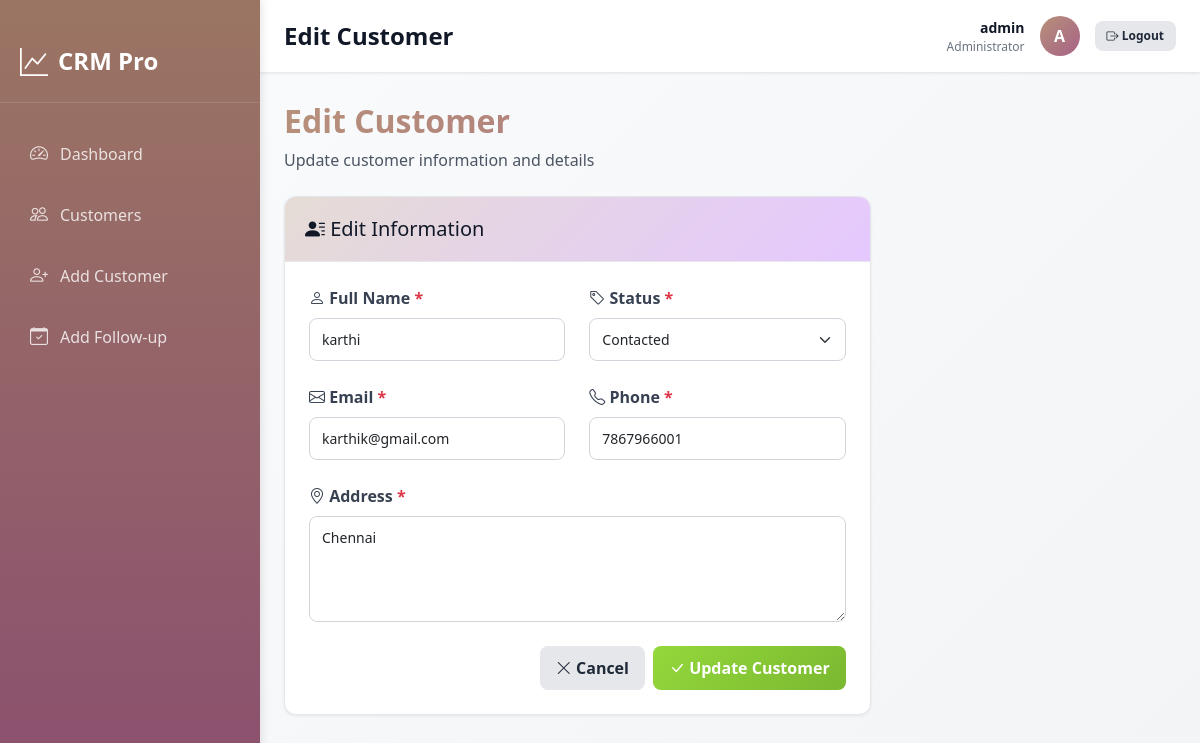
Screenshot of /customers/2/edit/ (signed in) with the database file from the repository.
### myapp/models.py (models this page shows, shortened)
class Customer(models.Model):
    STATUS_CHOICES = [
        ('new', 'New'),
        ('contacted', 'Contacted'),
        ('converted', 'Converted'),
        ('lost', 'Lost'),
    ]
    name = models.CharField(max_length=100)
    phone = models.CharField(max_length=20)
    email = models.EmailField()
    address = models.TextField()
    status = models.CharField(max_length=20, choices=STATUS_CHOICES, default='new')
    created_at = models.DateTimeField(auto_now_add=True)
    class Meta:
        ordering = ['-created_at']

### myapp/views.py (the view, shortened to what this page needs)
# urls.py: path('customers/<int:pk>/edit/', views.customer_edit, name='customer_edit'),
@login_required(login_url='login')
@require_http_methods(['GET', 'POST'])
def customer_edit(request, pk):
    customer = get_object_or_404(Customer, pk=pk)
    context = {
        'customer': customer,
        'status_choices': Customer.STATUS_CHOICES,
        'is_edit': True,
    }
    return render(request, 'myapp/customer_form.html', context)

### myapp/templates/myapp/customer_form.html (shortened to what this page needs)
{% extends 'myapp/base.html' %}
{% block header_title %}{% if is_edit %}Edit Customer{% else %}New Customer{% endif %}{% endblock %}
{% block content %}
<div class="page-header mb-4">
    <h1>{% if is_edit %}Edit Customer{% else %}Add New Customer{% endif %}</h1>
    <p>{% if is_edit %}Update customer information and details{% else %}Create a new customer record{% endif %}</p>
</div>
<div class="row">
    <div class="col-lg-8">
        <div class="card">
            <div class="card-header">
                <h5 class="mb-0">
                    <i class="bi bi-person-lines-fill"></i>
                    {% if is_edit %}Edit Information{% else %}Customer Details{% endif %}
                </h5>
            </div>
            <div class="card-body">
                <form method="post">
                    <div class="row mb-4">
                        <div class="col-md-6">
                            <label for="name" class="form-label">
                                <i class="bi bi-person"></i> Full Name
                                <span class="text-danger">*</span>
                            </label>
                            <input type="text" class="form-control" id="name" name="name"
                                   value="{{ customer.name }}" placeholder="Enter full name" required>
                        </div>
                        <div class="col-md-6">
                            <label for="status" class="form-label">
                                <i class="bi bi-tag"></i> Status
                                <span class="text-danger">*</span>
                            </label>
                            <select class="form-select" id="status" name="status" required>
                                {% for value, label in status_choices %}
                                <option value="{{ value }}" {% if customer.status == value %}selected{% endif %}>
                                    {{ label }}
                                </option>
                                {% endfor %}
                            </select>
                        </div>
                    </div>
                    <div class="row mb-4">
                        <div class="col-md-6">
                            <label for="email" class="form-label">
                                <i class="bi bi-envelope"></i> Email
                                <span class="text-danger">*</span>
                            </label>
                            <input type="email" class="form-control" id="email" name="email"
                                   value="{{ customer.email }}" placeholder="Enter email address" required>
                        </div>
                        <div class="col-md-6">
                            <label for="phone" class="form-label">
                                <i class="bi bi-telephone"></i> Phone
                                <span class="text-danger">*</span>
                            </label>
                            <input type="tel" class="form-control" id="phone" name="phone"
                                   value="{{ customer.phone }}" placeholder="Enter phone number" required>
                        </div>
                    </div>
                    <div class="mb-4">
                        <label for="address" class="form-label">
                            <i class="bi bi-geo-alt"></i> Address
                            <span class="text-danger">*</span>
                        </label>
                        <textarea class="form-control" id="address" name="address" rows="4"
                                  placeholder="Enter complete address" required>{{ customer.address }}</textarea>
                    </div>
                    <div class="d-flex gap-2 justify-content-end">
                        <a href="{% if is_edit %}{% url 'customer_detail' customer.pk %}{% else %}{% url 'customer_list' %}{% endif %}"
                           class="btn btn-secondary">
                            <i class="bi bi-x-lg"></i> Cancel
                        </a>
                        <button type="submit" class="btn btn-success">
                            <i class="bi bi-check-lg"></i>
                            {% if is_edit %}Update Customer{% else %}Create Customer{% endif %}
                        </button>
                    </div>
                </form>
            </div>
        </div>
    </div>
</div>
{% endblock %}

### myapp/templates/myapp/base.html (shortened to what this page needs)
<!DOCTYPE html>
<html lang="en">
<head>
    <link href="https://cdn.jsdelivr.net/npm/bootstrap@5.3.0/dist/css/bootstrap.min.css" rel="stylesheet">
    <link rel="stylesheet" href="https://cdn.jsdelivr.net/npm/bootstrap-icons@1.11.0/font/bootstrap-icons.css">
</head>
<body>
    <aside class="sidebar" id="sidebar">
        <div class="sidebar-brand">
            <i class="bi bi-graph-up"></i>
            <span>CRM Pro</span>
        </div>
        <ul class="nav flex-column">
            {% if user.is_authenticated %}
            <li class="nav-item">
                <a class="nav-link {% if request.resolver_match.url_name == 'dashboard' %}active{% endif %}"
                    href="{% url 'dashboard' %}">
                    <i class="bi bi-speedometer2"></i>
                    <span>Dashboard</span>
                </a>
            </li>
            <li class="nav-item">
                <a class="nav-link {% if request.resolver_match.url_name == 'customer_list' %}active{% endif %}"
                    href="{% url 'customer_list' %}">
                    <i class="bi bi-people"></i>
                    <span>Customers</span>
                </a>
            </li>
            <li class="nav-item">
                <a class="nav-link {% if request.resolver_match.url_name == 'customer_add' %}active{% endif %}"
                    href="{% url 'customer_add' %}">
                    <i class="bi bi-person-plus"></i>
                    <span>Add Customer</span>
                </a>
            </li>
            <li class="nav-item">
                <a class="nav-link {% if request.resolver_match.url_name == 'followup_add' %}active{% endif %}"
                    href="{% url 'followup_add' %}">
                    <i class="bi bi-calendar-check"></i>
                    <span>Add Follow-up</span>
                </a>
            </li>
            {% endif %}
        </ul>
    </aside>
    <header class="top-header">
        <div class="header-content">
            <div class="d-flex align-items-center gap-3">
                <h2 class="header-title mb-0">{% block header_title %}CRM System{% endblock %}</h2>
            </div>
            <div class="user-profile">
                {% if user.is_authenticated %}
                <div class="user-info">
                    <div class="user-name">{{ user.first_name|default:user.username }}</div>
                    <div class="user-role">Administrator</div>
                </div>
                <div class="user-avatar">{{ user.username|first|upper }}</div>
                <a href="{% url 'logout' %}" class="btn btn-secondary btn-sm">
                    <i class="bi bi-box-arrow-right"></i> Logout
                </a>
                {% else %}
                <a href="{% url 'login' %}" class="btn btn-primary btn-sm">
                    <i class="bi bi-box-arrow-in-right"></i> Login
                </a>
                {% endif %}
            </div>
        </div>
    </header>
    <main>
        {% block content %}{% endblock %}
    </main>
</body>
</html>

### myapp/templates/myapp/base.html (style rules this page uses)
* { margin: 0; padding: 0; box-sizing: border-box; }
:root { --primary: #b7917a; --primary-dark: #9b7563; --primary-light: #e5dcd5; --secondary: #a76286; --secondary-dark: #8b4f6f; --secondary-light: #d9a8c4; --accent: #cb9af7; --accent-dark: #b37fd9; --accent-light: #e5c8ff; --background: #94d83b; --background-dark: #7ab830; --background-light: #c8f77d; --success: #94d83b; --warning: #f59e0b; --danger: #ef4444; --info: #06b6d4; --dark: #1f2937; --light: #f9fafb; --gray-50: #f9fafb; --gray-100: #f3f4f6; --gray-200: #e5e7eb; --gray-300: #d1d5db; --gray-400: #9ca3af; --gray-500: #6b7280; --gray-600: #4b5563; --gray-700: #374151; --gray-800: #1f2937; --gray-900: #111827; }
html, body { height: 100%; }
body { background: linear-gradient(135deg, #f9fafb 0%, #faf8f3 100%); color: var(--gray-800); font-family: 'Segoe UI', Tahoma, Geneva, Verdana, sans-serif; overflow-x: hidden; }
.sidebar { position: fixed; left: 0; top: 0; width: 260px; height: 100vh; background: linear-gradient(180deg, var(--primary-dark) 0%, var(--secondary-dark) 100%); padding: 20px 0; overflow-y: auto; z-index: 1000; box-shadow: 2px 0 8px rgba(0, 0, 0, 0.1); margin-top: 0; }
.sidebar-brand { padding: 20px; color: white; font-size: 24px; font-weight: 700; display: flex; align-items: center; gap: 10px; border-bottom: 1px solid rgba(255, 255, 255, 0.1); margin-bottom: 20px; }
.sidebar-brand i { font-size: 28px; }
.sidebar .nav-link { color: rgba(255, 255, 255, 0.8); padding: 12px 20px; margin: 5px 10px; border-radius: 8px; transition: all 0.3s ease; display: flex; align-items: center; gap: 12px; position: relative; }
.sidebar .nav-link i { font-size: 18px; min-width: 18px; }
.top-header { background: white; padding: 16px 24px; box-shadow: 0 1px 3px rgba(0, 0, 0, 0.1); position: sticky; top: 0; z-index: 999; margin-left: 260px; }
.header-content { display: flex; justify-content: space-between; align-items: center; }
.header-title { font-size: 24px; font-weight: 600; color: var(--gray-900); }
.user-profile { display: flex; align-items: center; gap: 15px; }
.user-avatar { width: 40px; height: 40px; border-radius: 50%; background: linear-gradient(135deg, var(--primary), var(--secondary)); display: flex; align-items: center; justify-content: center; color: white; font-weight: 600; font-size: 16px; }
.user-info { text-align: right; }
.user-name { font-size: 14px; font-weight: 600; color: var(--gray-900); }
.user-role { font-size: 12px; color: var(--gray-500); }
main { margin-left: 260px; margin-top: 0; padding: 30px 24px; min-height: calc(100vh - 70px); background: linear-gradient(135deg, #f9fafb 0%, #f3f4f6 100%); }
.page-header { margin-bottom: 30px; }
.page-header h1 { font-size: 32px; font-weight: 700; color: var(--gray-900); margin-bottom: 8px; }
.page-header p { color: var(--gray-600); margin: 0; }
.card { border: none; border-radius: 12px; box-shadow: 0 1px 3px rgba(0, 0, 0, 0.08); transition: all 0.3s ease; background: white; overflow: hidden; }
.card-header { background: white; border-bottom: 1px solid var(--gray-200); padding: 20px; font-weight: 600; color: var(--gray-900); }
.card-body { padding: 24px; }
.btn { border-radius: 8px; font-weight: 600; padding: 10px 16px; transition: all 0.3s ease; border: none; }
.btn-success { background: linear-gradient(135deg, var(--background), var(--background-dark)); }
.btn-secondary { background: var(--gray-200); color: var(--gray-800); }
.btn-sm { padding: 6px 12px; font-size: 12px; }
.form-control, .form-select { border: 1px solid var(--gray-300); border-radius: 8px; padding: 10px 12px; font-size: 14px; transition: all 0.3s ease; }
.form-label { font-weight: 600; color: var(--gray-700); margin-bottom: 8px; }
a { color: var(--primary); transition: color 0.3s ease; }
h1, h2, h3, h4, h5, h6 { color: var(--gray-900); }
.page-header h1 { background: linear-gradient(135deg, var(--primary), var(--secondary)); -webkit-background-clip: text; -webkit-text-fill-color: transparent; background-clip: text; }
.card { border: 1px solid var(--gray-200); background: white; }
.card-header { background: linear-gradient(135deg, var(--primary-light) 0%, var(--accent-light) 100%); color: var(--gray-900); }

### rows the page displays
Customer: name "karthi", status "Contacted", email "karthik@gmail.com", phone "7867966001", address "Chennai"

### other values shown
{{ user.first_name|default:user.username }} "admin"
{{ user.username|first|upper }} "A"
